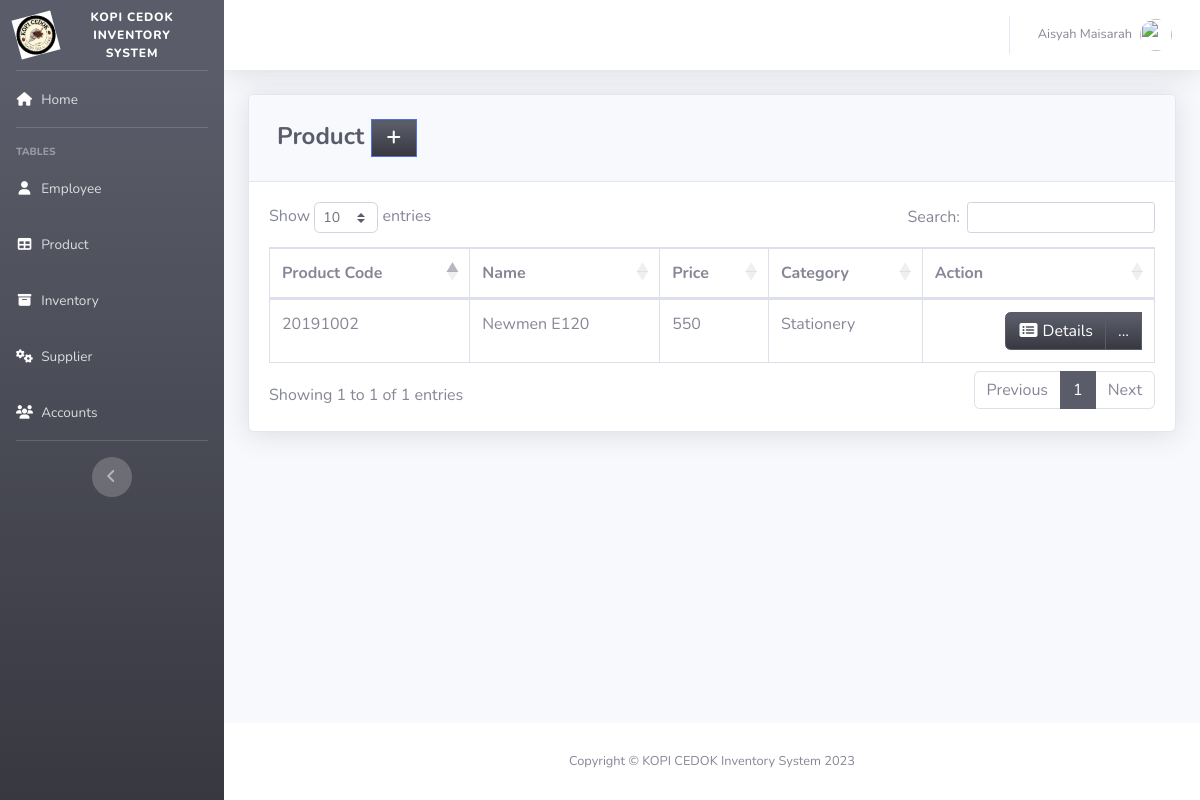
The app's page /pages/product.php (signed in) with its own data.
### tables this page shows
CREATE TABLE `product` (
  `PRODUCT_ID` int(11) NOT NULL,
  `PRODUCT_CODE` varchar(20) NOT NULL,
  `NAME` varchar(50) DEFAULT NULL,
  `DESCRIPTION` varchar(250) NOT NULL,
  `QTY_STOCK` int(50) DEFAULT NULL,
  `ON_HAND` int(250) NOT NULL,
  `PRICE` int(50) DEFAULT NULL,
  `CATEGORY_ID` int(11) DEFAULT NULL,
  `SUPPLIER_ID` int(11) DEFAULT NULL,
  `DATE_STOCK_IN` varchar(50) NOT NULL
);

CREATE TABLE `category` (
  `CATEGORY_ID` int(11) NOT NULL,
  `CNAME` varchar(50) DEFAULT NULL
);

### pages/product.php (the view, shortened to what this page needs)
<?php
include'../includes/connection.php';
include'../includes/sidebar.php';
?>
            <div class="card shadow mb-4">
            <div class="card-header py-3">
              <h4 class="m-2 font-weight-bold text-dark">Product&nbsp;<a  href="#" data-toggle="modal" data-target="#aModal" type="button" class="btn btn-primary bg-gradient-dark" style="border-radius: 0px;"><i class="fas fa-fw fa-plus"></i></a></h4>
            </div>
            <div class="card-body">
              <div class="table-responsive">
                <table class="table table-bordered" id="dataTable" width="100%" cellspacing="0">
               <thead>
                   <tr>
                     <th>Product Code</th>
                     <th>Name</th>
                     <th>Price</th>
                     <th>Category</th>
                     <th>Action</th>
                   </tr>
               </thead>
          <tbody>
<?php
    $query = 'SELECT PRODUCT_ID, PRODUCT_CODE, NAME, PRICE, CNAME, DATE_STOCK_IN FROM product p join category c on p.CATEGORY_ID=c.CATEGORY_ID GROUP BY PRODUCT_CODE';
        $result = mysqli_query($db, $query) or die (mysqli_error($db));
            while ($row = mysqli_fetch_assoc($result)) {
                echo '<tr>';
                echo '<td>'. $row['PRODUCT_CODE'].'</td>';
                echo '<td>'. $row['NAME'].'</td>';
                echo '<td>'. $row['PRICE'].'</td>';
                echo '<td>'. $row['CNAME'].'</td>';
                      echo '<td align="right"> <div class="btn-group">
                              <a type="button" class="btn btn-dark  bg-gradient-dark" href="pro_searchfrm.php?action=edit & id='.$row['PRODUCT_CODE'] . '"><i class="fas fa-fw fa-list-alt"></i> Details</a>
                            <div class="btn-group">
                              <a type="button" class="btn btn-dark  bg-gradient-dark dropdown no-arrow" data-toggle="dropdown" style="color:white;">
                              ... <span class="caret"></span></a>
                            <ul class="dropdown-menu text-center" role="menu">
                                <li>
                                  <a type="button" class="btn btn-warning bg-gradient-warning btn-block" style="border-radius: 0px;" href="pro_edit.php?action=edit & id='.$row['PRODUCT_ID']. '">
                                    <i class="fas fa-fw fa-edit"></i> Edit
                                  </a>
                                </li>
                            </ul>
                            </div>
                          </div> </td>';
                echo '</tr> ';
                        }
?>
                                </tbody>
                            </table>
                        </div>
                    </div>
                  </div>
<?php
include'../includes/footer.php';
?>

### includes/sidebar.php (style rules this page uses)
.bg-gradient-dark { background-color: #5a5c69; background-image: linear-gradient(180deg, #5a5c69 10%, #373840 100%); background-size: cover; }

### records on screen
product: PRODUCT_CODE "20191002", NAME "Newmen E120", PRICE "550", CATEGORY_ID.CNAME "Stationery"

### other values on screen
$_SESSION['FIRST_NAME'] "Aisyah"
$_SESSION['LAST_NAME'] "Maisarah"
